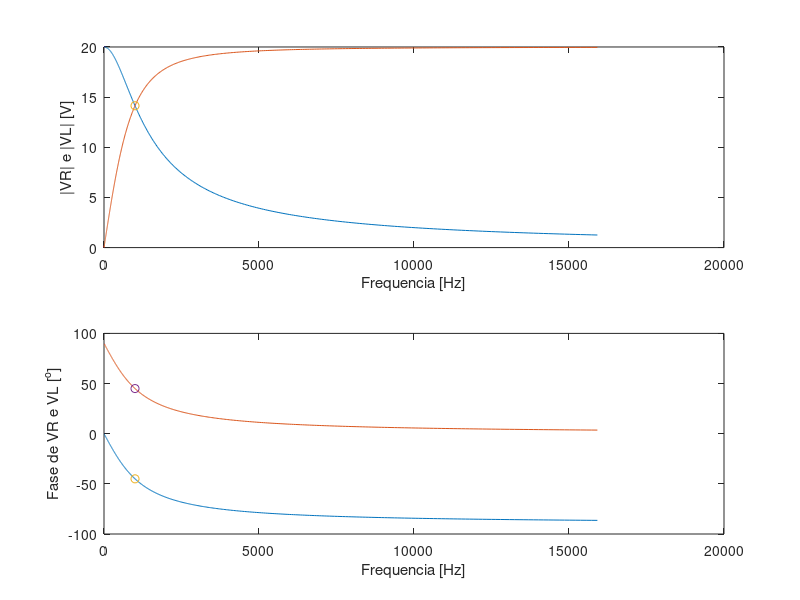

This chart was generated by the following MATLAB code:
clear
clc

## CIRCUITOS SERIE

% dados do circuitos
% tensao
V = 20;
% resistencia
R = 220;
% indutor
L = 35e-3;
% amostragem
w = logspace(0,5,1000);
wc = R/L;
fc = wc/(2*pi)

% equacoes necessarias
Vr = (R)./(j*w*L+R)*V;
Vl = (j*w*L)./(j*w*L+R)*V;

Vrc = (R)./(j*wc*L+R)*V;
Vlc = (j*wc*L)./(j*wc*L+R)*V;

% plotando os valores
subplot(211),plot(w/(2*pi),abs(Vr),w/(2*pi),abs(Vl),wc/(2*pi),abs(Vlc),'o');
xlabel('Frequencia [Hz]'), ylabel('|VR| e |VL| [V]')
subplot(212),plot(w/(2*pi),rad2deg(angle(Vr)),w/(2*pi),rad2deg(angle(Vl)),wc/(2*pi),rad2deg(angle(Vrc)),'o',wc/(2*pi),rad2deg(angle(Vlc)),'o');
xlabel('Frequencia [Hz]'),ylabel('Fase de VR e VL [^o]')

%salvando o grafico em JPG
saveas(gca, 'grafico_12.jpg', 'jpg')